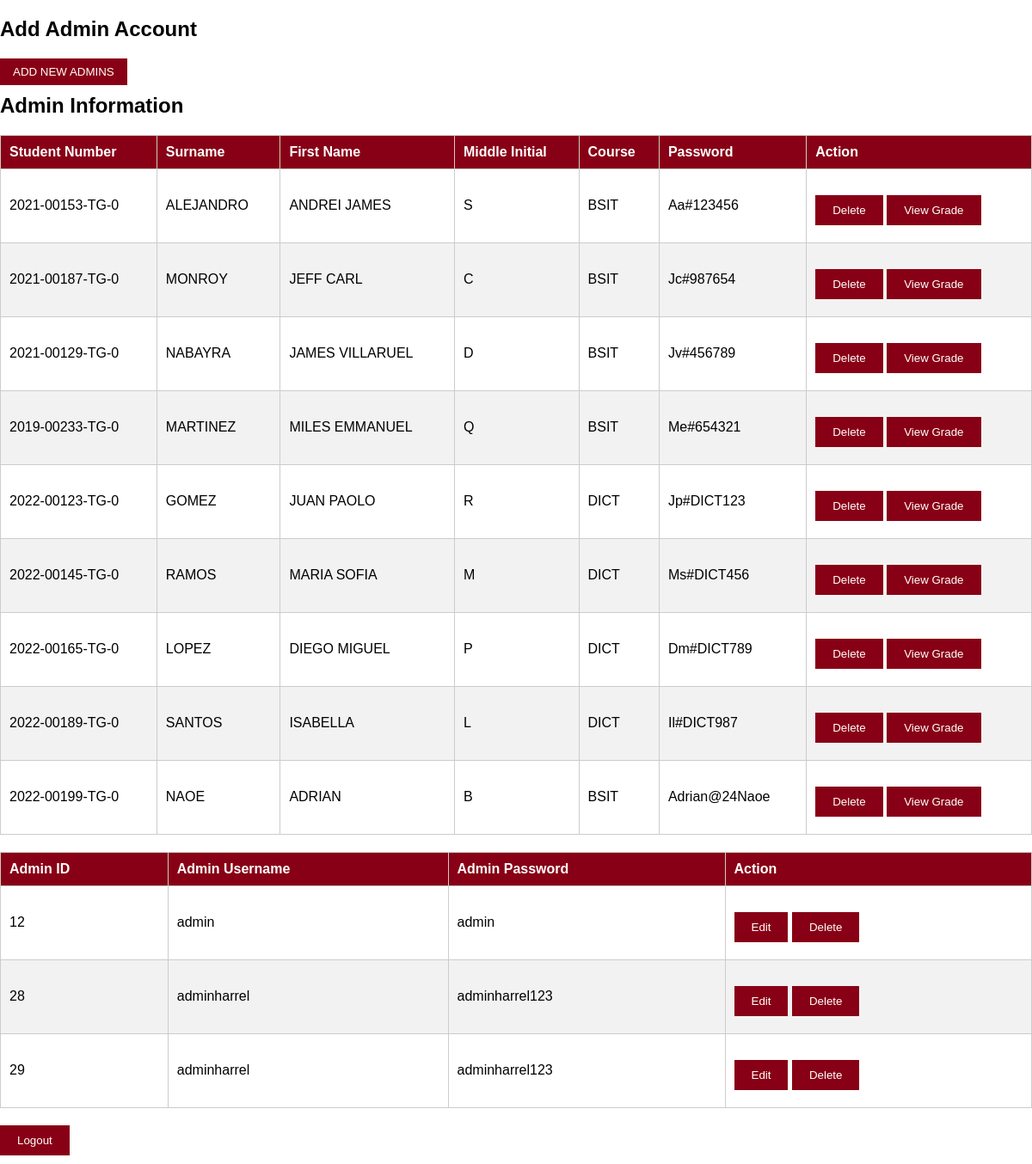
The app's page /admin.php with its own data.
### tables this page shows
CREATE TABLE `students` (
  `id` int(11) NOT NULL,
  `surname` varchar(50) NOT NULL,
  `firstname` varchar(60) NOT NULL,
  `middleinitial` varchar(50) NOT NULL,
  `studentnumber` varchar(15) NOT NULL,
  `course` varchar(10) NOT NULL,
  `birthmonth` text NOT NULL,
  `birthdate` int(3) NOT NULL,
  `birthyear` int(5) NOT NULL,
  `password` varchar(100) NOT NULL
);

### admin.php (the view, shortened to what this page needs)
<?php
$host = 'localhost';
$dbname = 'sample_sis';
$username = 'root';
$password = '';
try {
    $pdo = new PDO("mysql:host=$host;dbname=$dbname", $username, $password);
    $pdo->setAttribute(PDO::ATTR_ERRMODE, PDO::ERRMODE_EXCEPTION);
} catch (PDOException $e) {
    echo "Connection failed: " . $e->getMessage();
}
?>
<!DOCTYPE html>
<html>
<head>
    <link rel="stylesheet" type="text/css" href="css/admin.css">
</head>
<body>
    <form method="POST" action="<?php echo $_SERVER['PHP_SELF']; ?>">
        <h2>Add Admin Account</h2>
        <button id="toggleAddAdminForm">ADD NEW ADMINS</button>
        <table>
            <thead>
                <tr>
                    <th>Student Number</th>
                    <th>Surname</th>
                    <th>First Name</th>
                    <th>Middle Initial</th>
                    <th>Course</th>
                    <th>Password</th>
                    <th>Action</th>
                </tr>
            </thead>
            <tbody>
                <?php
                $selectStudentsQuery = "SELECT * FROM students";
                $selectStudentsStmt = $pdo->prepare($selectStudentsQuery);
                $selectStudentsStmt->execute();
                $students = $selectStudentsStmt->fetchAll(PDO::FETCH_ASSOC);
                foreach ($students as $student) : ?>
                    <tr>
                        <td><?php echo $student['studentnumber']; ?></td>
                        <td><?php echo strtoupper($student['surname']); ?></td>
                        <td><?php echo strtoupper($student['firstname']); ?></td>
                        <td><?php echo strtoupper($student['middleinitial']); ?></td>
                        <td><?php echo $student['course']; ?></td>
                        <td><?php echo $student['password']; ?></td>
                        <td>
                            <form method="POST" action="">
                                <button type="submit" name="delete_student">Delete</button>
                                <button type="submit" name="view_grade">View Grade</button>
                            </form>
                        </td>
                    </tr>
                <?php endforeach; ?>
                <h2>Admin Information</h2>
                <table>
                    <thead>
                        <tr>
                            <th>Admin ID</th>
                            <th>Admin Username</th>
                            <th>Admin Password</th>
                            <th>Action</th>
                        </tr>
                    </thead>
                    <tbody>
                        <?php
                        $selectAdminQuery = "SELECT * FROM admins";
                        $selectAdminStmt = $pdo->prepare($selectAdminQuery);
                        $selectAdminStmt->execute();
                        $admins = $selectAdminStmt->fetchAll(PDO::FETCH_ASSOC);
                        foreach ($admins as $admin) : ?>
                            <tr>
                                <td><?php echo $admin['id']; ?></td>
                                <td><?php echo $admin['admin']; ?></td>
                                <td><?php echo $admin['password']; ?></td>
                                <td>
                                    <form method="POST" action="">
                                        <button type="submit" name="edit_admin">Edit</button>
                                        <button type="submit" name="delete_admin">Delete</button>
                                    </form>
                                </td>
                            </tr>
                        <?php endforeach; ?>
                    </tbody>
                </table>
                <form method="POST" action="<?php echo $_SERVER['PHP_SELF']; ?>">
                    <button type="submit" name="logout">Logout</button>
                </form>
            </tbody>
        </table>
</body>
</html>

### css/admin.css (style rules this page uses)
body { font-family: Arial, sans-serif; margin: 0; padding: 0; }
h2 { margin-top: 0; }
table { width: 100%; border-collapse: collapse; margin-bottom: 20px; }
table, th, td { border: 1px solid #ccc; }
th, td { padding: 10px; text-align: left; }
form { margin-top: 20px; }
form button[type="submit"] { padding: 10px 20px; background-color: #880015; color: #fff; border: none; cursor: pointer; }
button { padding: 8px 15px; background-color: #880015; color: #fff; border: none; cursor: pointer; margin-bottom: 10px; }
#toggleAddAdminForm { background-color: #880015; }
table { margin-top: 20px; }
thead { background-color: #880015; color: #fff; }
tbody tr:nth-child(even) { background-color: #f2f2f2; }

### records on screen
students: studentnumber "2021-00153-TG-0", surname "ALEJANDRO", firstname "ANDREI JAMES", middleinitial "S", course "BSIT", password "Aa#123456"
students: studentnumber "2021-00187-TG-0", surname "MONROY", firstname "JEFF CARL", middleinitial "C", course "BSIT", password "Jc#987654"
students: studentnumber "2021-00129-TG-0", surname "NABAYRA", firstname "JAMES VILLARUEL", middleinitial "D", course "BSIT", password "Jv#456789"
students: studentnumber "2019-00233-TG-0", surname "MARTINEZ", firstname "MILES EMMANUEL", middleinitial "Q", course "BSIT", password "Me#654321"
students: studentnumber "2022-00123-TG-0", surname "GOMEZ", firstname "JUAN PAOLO", middleinitial "R", course "DICT", password "Jp#DICT123"
students: studentnumber "2022-00145-TG-0", surname "RAMOS", firstname "MARIA SOFIA", middleinitial "M", course "DICT", password "Ms#DICT456"
students: studentnumber "2022-00165-TG-0", surname "LOPEZ", firstname "DIEGO MIGUEL", middleinitial "P", course "DICT", password "Dm#DICT789"
students: studentnumber "2022-00189-TG-0", surname "SANTOS", firstname "ISABELLA", middleinitial "L", course "DICT", password "Il#DICT987"
students: studentnumber "2022-00199-TG-0", surname "NAOE", firstname "ADRIAN", middleinitial "B", course "BSIT", password "Adrian@24Naoe"

### other values on screen
$admin['id'] "12"
$admin['admin'] "admin"
$admin['password'] "admin"
$admin['id'] "28"
$admin['admin'] "adminharrel"
$admin['password'] "adminharrel123"
$admin['id'] "29"
